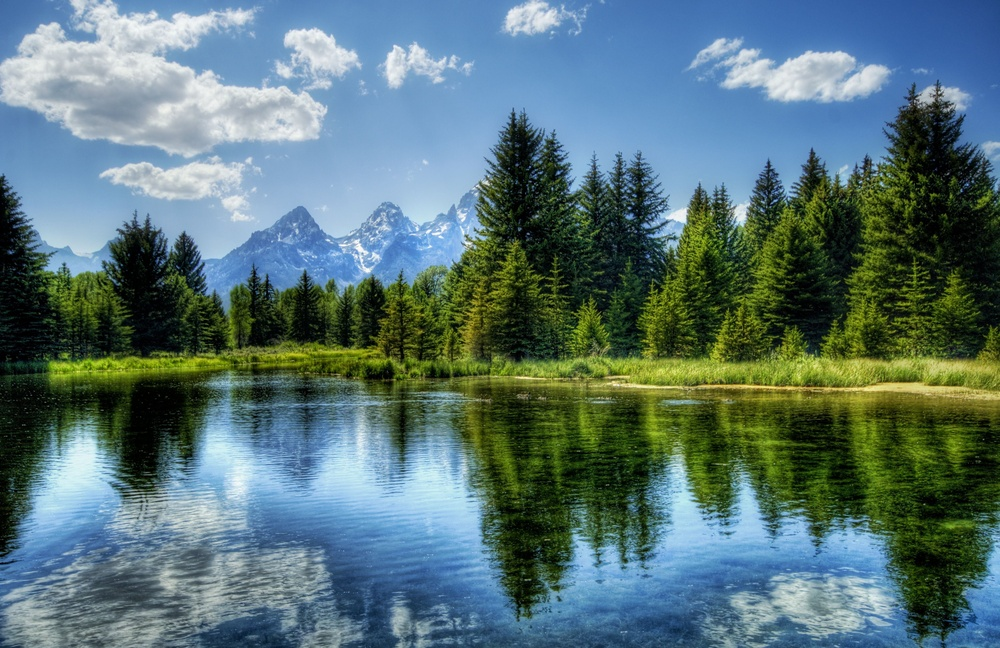
#> input picture tasks/CV-2/images/forest.jpg, 1000 x 648 px, shrunk from 4133 x 2678 before the run
$ python histogram_analysis.py
#> lines starting #> are read from the running program, lines starting #| are printed output that depends on the picture; long printed decimals are rounded
from typing import Union, List, Tuple, Optional
import cv2 as cv
import matplotlib.pyplot as plt
import numpy as np


# Реализация загрузки пользовательского изображения
# Скопировано из https://github.com/capibarco/CV-1-43/blob/main/hist.py
# Изменения: нет
def load_custom_image(file_path):
    """
    Загрузка пользовательского изображения
    """
#> called with file_path = 'images/forest.jpg'
    try:
        image = cv.imread(file_path)
#> image is the input picture: shape (648, 1000, 3); mean B, G, R 117.9, 115.8, 87.9
        if image is None:
            raise ValueError(f"Не удалось загрузить изображение: {file_path}")
        return image
    except Exception as e:
        print(f"Ошибка при загрузке изображения: {e}")
        return None

# Реализация подготовки изображения для создания гистограммы
# Скопировано из https://github.com/capibarco/CV-1-43/blob/main/hist.py
# Изменения: нет
def prepare_image(image):
    """
    Подготовка изображения для создания гистограммы с обработкой ошибок
    """
    try:

        # Конвертация в grayscale если нужно
        if image.ndim == 3:
            if image.shape[2] == 3:
                # Конвертируем BGR в grayscale
                image_gray = cv.cvtColor(image, cv.COLOR_BGR2GRAY)
            elif image.shape[2] == 4:
                image_gray = cv.cvtColor(image, cv.COLOR_BGRA2GRAY)
            else:
                raise ValueError(f"Неожиданное количество каналов: {image.shape[2]}")
        elif image.ndim == 2:
            image_gray = image
        else:
            raise ValueError(f"Неожиданная размерность: {image.ndim}")

        # Нормализация в диапазон [0, 255]
        if image_gray.dtype != np.uint8:
            if np.max(image_gray) <= 1.0:  # Предполагаем диапазон [0, 1]
                image_uint8 = (image_gray * 255).astype(np.uint8)
            else:
                # Масштабирование к диапазону [0, 255]
                image_normalized = cv.normalize(image_gray, None, 0, 255, cv.NORM_MINMAX)
                image_uint8 = image_normalized.astype(np.uint8)
        else:
            image_uint8 = image_gray

        # Дополнительная проверка после преобразования
        if image_uint8.min() < 0 or image_uint8.max() > 255:
            raise ValueError("Изображение вышло за пределы диапазона [0, 255] после преобразования")

        return image_uint8

    except Exception as e:
        raise RuntimeError(f"Ошибка при подготовке изображения: {e}") from e


def correlation_histograms(hist1: np.ndarray, hist2: np.ndarray) -> float:
    """
    Сравнивает две гистограммы с помощью корреляции.

    Args:
        hist1: Первая гистограмма
        hist2: Вторая гистограмма

    Returns:
        float: Коэффициент корреляции от -1.0 до 1.0

    Raises:
        RuntimeError: При ошибках сравнения
    """
    # Корреляция (1 - полная похожесть, -1 - полная противоположность)
    try:
        correlation=cv.compareHist(hist1, hist2, cv.HISTCMP_CORREL)
        return correlation
    except Exception as e:
        raise RuntimeError('ошибка при сравнение гистограмм')


def compare_histograms(histograms: List[np.ndarray]) -> List[float]:
    """
        Сравнивает попарно все гистограммы в списке.

        Args:
            histograms: Список гистограмм для сравнения

        Returns:
            List[float]: Список коэффициентов корреляции для всех пар

        Raises:
            ValueError: Если список содержит менее 2 гистограмм
        """

    if len(histograms)<2:
        raise ValueError('Для сравнения нужно минимум 2 изображения')

    print("Корреляция изображений:\n1.0 — идеальное совпадение.\n0.0 — отсутствие корреляции.\n-1.0 — идеальная обратная корреляция.")

    correlations_of_images=list()

    for ind in range(len(histograms)):
        for ind2 in range(ind+1,len(histograms)):
            correlation = correlation_histograms(histograms[ind], histograms[ind2])
            print(f'изображение {ind+1} и изображение {ind2+1} при корреляции возвращают {correlation}')
            correlations_of_images.append(correlation)

    return correlations_of_images

def create_plot_histogram(
    histograms: List[np.ndarray],
    average_hist: np.ndarray,
    save_path: Optional[str] = None
) -> Tuple[plt.Figure, plt.Axes]:
    """
        Создает график с гистограммами и средней гистограммой.

        Args:
            histograms: Список гистограмм для отображения
            average_hist: Средняя гистограмма
            save_path: Путь для сохранения графика (опционально)

        Returns:
            Tuple[plt.Figure, plt.Axes]: Объекты figure и axes matplotlib

        Raises:
            RuntimeError: При ошибках построения графика
        """

    try:
        fig, ax = plt.subplots(figsize=(15, 10))

        for ind,img in enumerate(histograms):
            ax.plot(img,linewidth=2, label=f'image {ind+1}',alpha=0.5)

        ax.plot(average_hist, color='red', linewidth=4, label='Средняя гистограмма')

        ax.set_title('Диаграммы яркости изображений')
        ax.set_xlabel('Значение яркости',fontsize=12)
        ax.set_ylabel('Нормализованная частота',fontsize=12)
        ax.legend()

        # Сохранение графика
        if save_path:
            try:
                fig.savefig(save_path, bbox_inches='tight', )
                print(f'График успешно сохранён в {save_path}')
            except Exception as e:
                print(f'Ошибка сохранения графика: {e}')

        plt.show()
        return fig,ax

    except Exception as e:
        plt.close('all')  # Закрыть все фигуры при ошибке
        raise RuntimeError(f"Ошибка при построении графиков: {e}") from e

def create_histograms_and_avg_histogram(custom_images: List[np.ndarray]) -> Tuple[List[np.ndarray], np.ndarray]:
    """
        Создает гистограммы для списка изображений и вычисляет среднюю гистограмму.

        Args:
            custom_images: Список изображений

        Returns:
            Tuple[List[np.ndarray], np.ndarray]: Список гистограмм и средняя гистограмма
        """

    histograms=list()
    try:
        for image in custom_images:
            # подготовка изображения для создания гистограммы
            prepared_image = prepare_image(image)

            # создание гистограммы
            hist = cv.calcHist([prepared_image], [0], None, [256], [0, 256])

            # нормализация гистограммы для сравнения
            cv.normalize(hist, hist, alpha=0, beta=1, norm_type=cv.NORM_MINMAX)

            histograms.append(hist)
#> this loop made 3 passes
#> pass 1, in prepare_image, `image_gray = cv.cvtColor(image, cv.COLOR_BGR2GRAY)`:
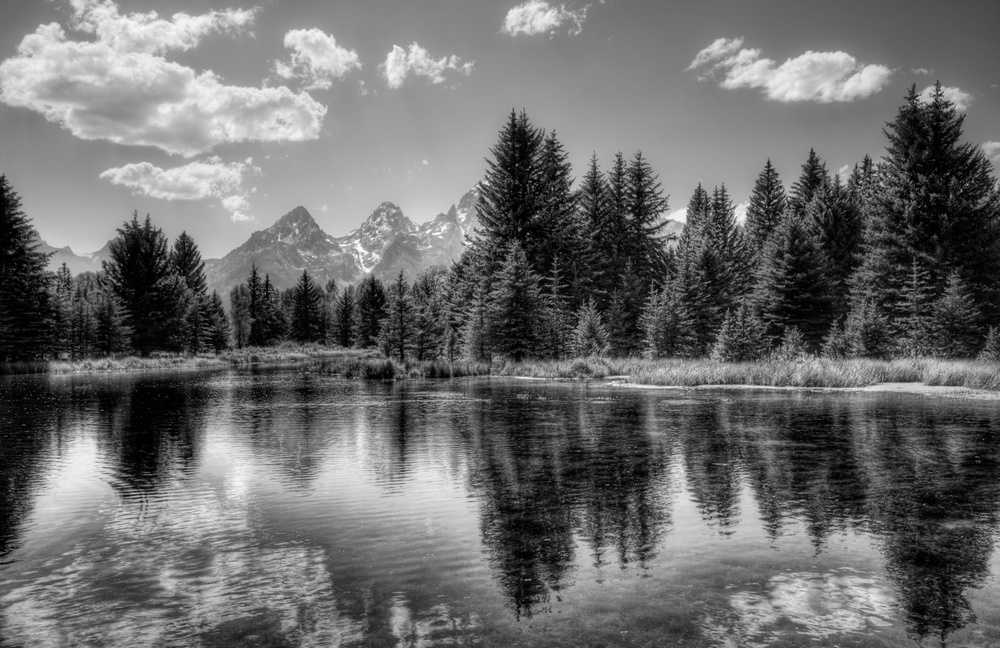
#> image_gray: shape (648, 1000); min 0, max 253, mean 107.7
#> pass 2, in prepare_image (call 2), `image_gray = cv.cvtColor(image, cv.COLOR_BGR2GRAY)`:
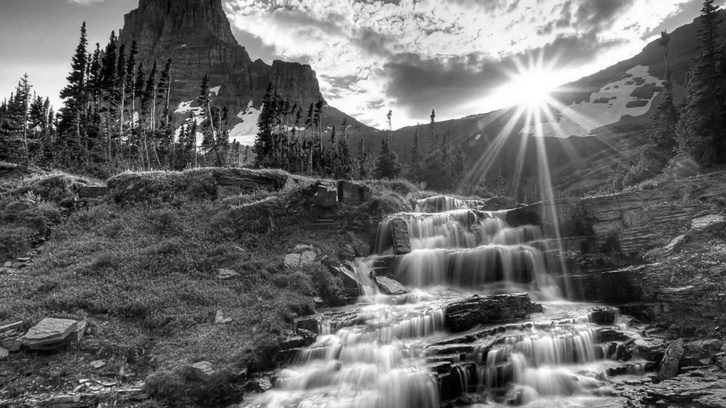
#> image_gray: shape (408, 726); min 0, max 255, mean 104.5
#> pass 3, in prepare_image (call 3), `image_gray = cv.cvtColor(image, cv.COLOR_BGR2GRAY)`:
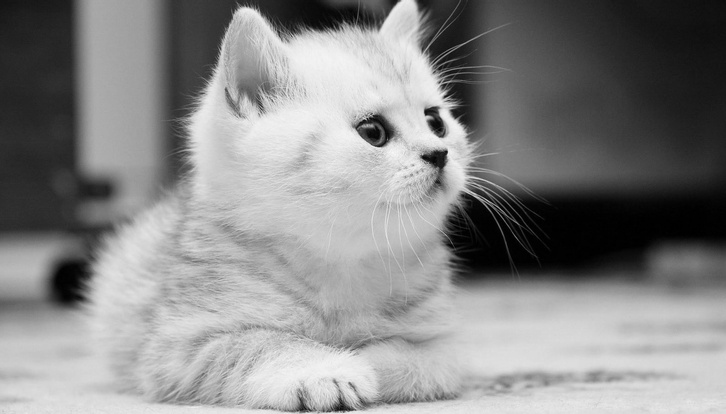
#> image_gray: shape (414, 726); min 0, max 248, mean 135.5
#> after the loop, histograms = 3 items
    except Exception as e:
        print(f"Ошибка при обработке изображения: {e}")
        raise

    # вычисление средней гистограммы
    average_hist = np.mean(histograms, axis=0)
#> average_hist = 256 values, max 0.633 at index 45, min 0.0809 at index 247, mean 0.42

    return histograms, average_hist

def create_histograms_and_compare_images(
    images: Union[List[str], Tuple[str], np.ndarray, set],
    save_path: Optional[str] = None
) -> Tuple[List[np.ndarray], np.ndarray, List[float], plt.Figure, plt.Axes]:
    """
        Основная функция: загружает изображения, создает гистограммы, сравнивает их и строит графики.

        Args:
            images: Коллекция путей к изображениям
            save_path: Путь для сохранения графика (опционально)

        Returns:
            Tuple: Список гистограмм, средняя гистограмма, список корреляций, figure, axes

        Raises:
            TypeError: Если передан некорректный тип данных
            AttributeError: Если не удалось загрузить изображения или другие ошибки валидации
            ValueError: Если передана пустая коллекция
        """

    if isinstance(images, (list, tuple, np.ndarray, set)):
        custom_images=list()

        if len(images) == 0:
            raise ValueError("Список изображений пуст")

        for image in images:
            custom_images.append(load_custom_image(image))

        if all(img is not None for img in custom_images):

            histograms, average_histogram = create_histograms_and_avg_histogram(custom_images)
#> histograms = 3 items; average_histogram has the same summary as average_hist in create_histograms_and_avg_histogram

            fig, ax = create_plot_histogram(histograms, average_histogram,save_path)
#> the loop in create_plot_histogram, `for ind,img in enumerate(histograms):` made 3 passes
#> in create_plot_histogram, `fig.savefig(save_path, bbox_inches='tight', )`:
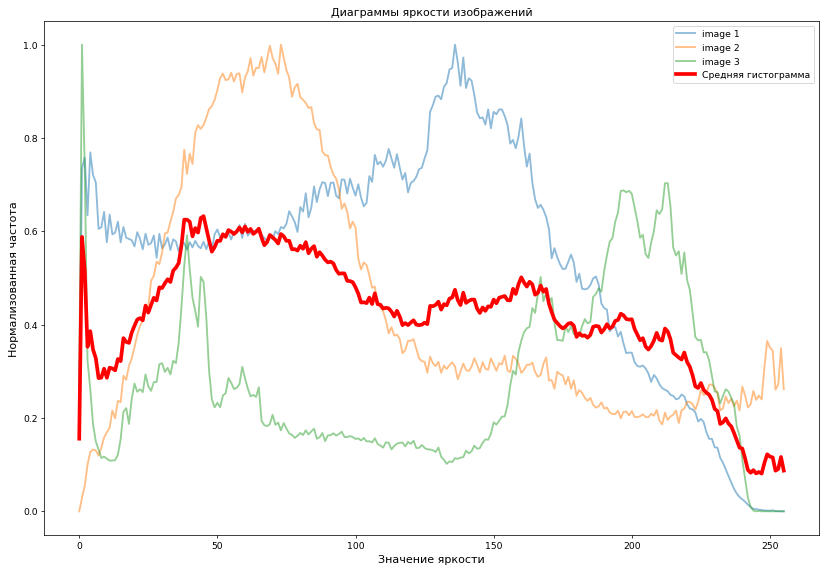
#> figure drawn by matplotlib, 1 panel; curve peaks at x = 136, y = 1; curve peaks at x = 73, y = 1; curve peaks at x = 1, y = 1

            corellations = compare_histograms(histograms)
#> the loop in compare_histograms, `for ind in range(len(histograms)):` made 3 passes
#| изображение 1 и изображение 2 при корреляции возвращают 0.2653
#| изображение 1 и изображение 3 при корреляции возвращают -0.2
#| изображение 2 и изображение 3 при корреляции возвращают -0.224
#> after the loop in compare_histograms, `for ind in range(len(histograms)):`: correlations_of_images = [0.265, -0.2, -0.224]
#> corellations = [0.265, -0.2, -0.224]

            return histograms, average_histogram, corellations, fig, ax
        else:
            raise AttributeError('Изображение не открылось')
    else:
        raise TypeError('некорректные входные данные')


if __name__ == '__main__':
    images = np.array(['images/forest.jpg', 'images/nature.jpg', 'images/cat.jpg'])

    hists, average_histogram, corellations, fig, ax = create_histograms_and_compare_images(images,"output.jpg")
#> hists = 3 items; average_histogram has the same summary as average_hist in create_histograms_and_avg_histogram; corellations = [0.265, -0.2, -0.224]
